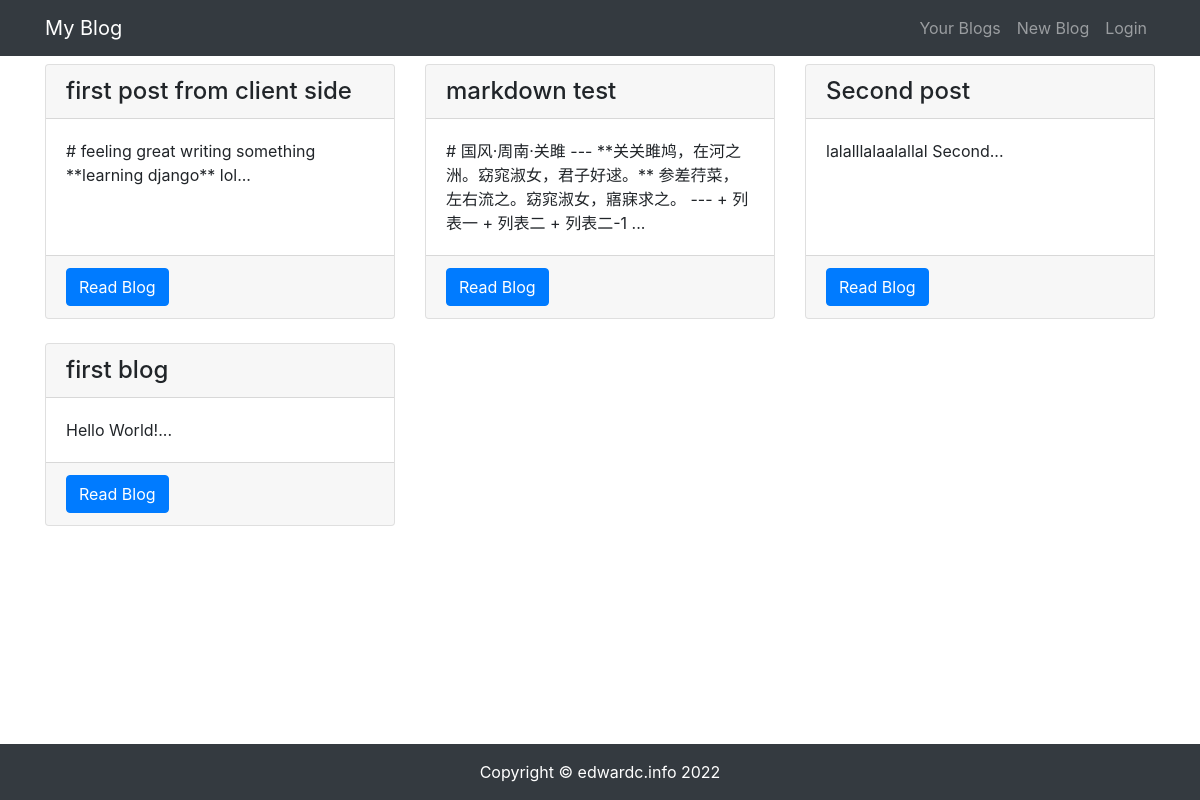
Page /article/article-list/ on the earlier database version.
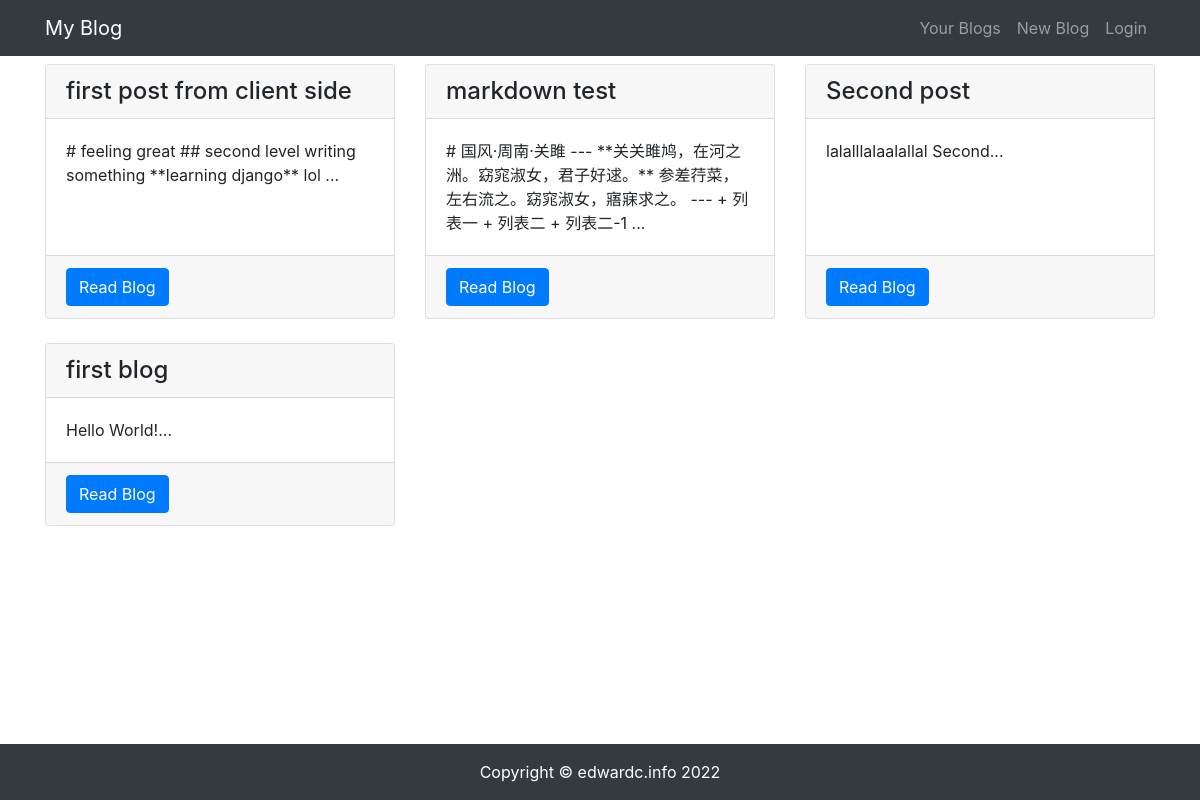
Same page on the later database version.
### article/models.py (models this page shows, shortened)
class ArticlePost(models.Model):
    author = models.ForeignKey(User, on_delete=models.CASCADE)
    title = models.CharField(max_length=100)
    body = models.TextField()
    created = models.DateTimeField(default=timezone.now)
    updated = models.DateTimeField(auto_now=True)
    class Meta:
        ordering = ('-created',)

### article/views.py (the view)
# urls.py: path('article-list/', views.article_list, name='article_list'),
def article_list(request):
    articles = ArticlePost.objects.all()
    context = {'articles': articles}
    return render(request, 'article/list.html', context)

### templates/article/list.html (shortened to what this page needs)
{% extends "base.html" %}
{% load staticfiles %}
{% block content %}
<div class="container">
    <div class="row mt-2">
        {% for article in articles %}
        <div class="col-4 mb-4">
            <div class="card h-100">
                <h4 class="card-header">{{ article.title }}</h4>
                <div class="card-body">
                    <p class="card-text">{{ article.body|slice:'100' }}...</p>
                </div>
                <div class="card-footer">
                    <a href="{% url 'article:article_detail' article.id %}" class="btn btn-primary">Read Blog</a>
                </div>
            </div>
        </div>
        {% endfor %}
    </div>
</div>
{% endblock content %}

### templates/base.html (shortened to what this page needs)
{% load static %}
<!DOCTYPE html>
<html lang="zh-cn">
<head>
    <link rel="stylesheet" href="{% static 'bootstrap/css/bootstrap.min.css' %}">
    <link rel="stylesheet" href="{% static 'md_css/monokai.css' %}">
</head>
<body>
    {% include 'header.html' %}
    {% block content %}{% endblock %}
    {% include 'footer.html' %}
</body>
</html>

### templates/header.html (shortened to what this page needs)
<nav class="navbar navbar-expand-lg navbar-dark bg-dark">
    <div class="container">
        <a class="navbar-brand" href="#">My Blog</a>
        <div>
            <ul class="navbar-nav">
                <li class="nav-item">
                    <a class="nav-link" href="{% url 'article:article_list' %}">Your Blogs</a>
                </li>
                <li class="nav-item">
                    <a class="nav-link" href="{% url 'article:article_create' %}">New Blog</a>
                </li>
                {% if user.is_authenticated %}
                <li class="nav-item dropdown">
                    <a class="nav-link dropdown-toggle" href="#" id="navbarDropdown" role="button" data-toggle="dropdown" aria-haspopup="true" aria-expanded="false">
                      {{ user.username }}
                    </a>
                    <div class="dropdown-menu" aria-labelledby="navbarDropdown">
                        <a class="dropdown-item" href="#" onclick="user_delete()">Delete User</a>
                        <a class="dropdown-item" href="{% url 'userprofile:logout' %}">Logout</a>
                    </div>
                </li>
                {% else %}
                <li class="nav-item">
                    <a class="nav-link" href="{% url 'userprofile:login' %}">Login</a>
                </li>
                {% endif %}
            </ul>
        </div>
    </div>
</nav>

### templates/footer.html
{% load staticfiles %}
<div>
    <br><br><br>
</div>
<footer class="py-3 bg-dark fixed-bottom">
    <div class="container">
        <p class="m-0 text-center text-white">Copyright &copy; edwardc.info 2022</p>
    </div>
</footer>

Differences in the rows shown:
changed ArticlePost "first post from client side": body "# feeling great writing something **learning django** lol" → "# feeling great ## second level writing something **learning django** lol"
